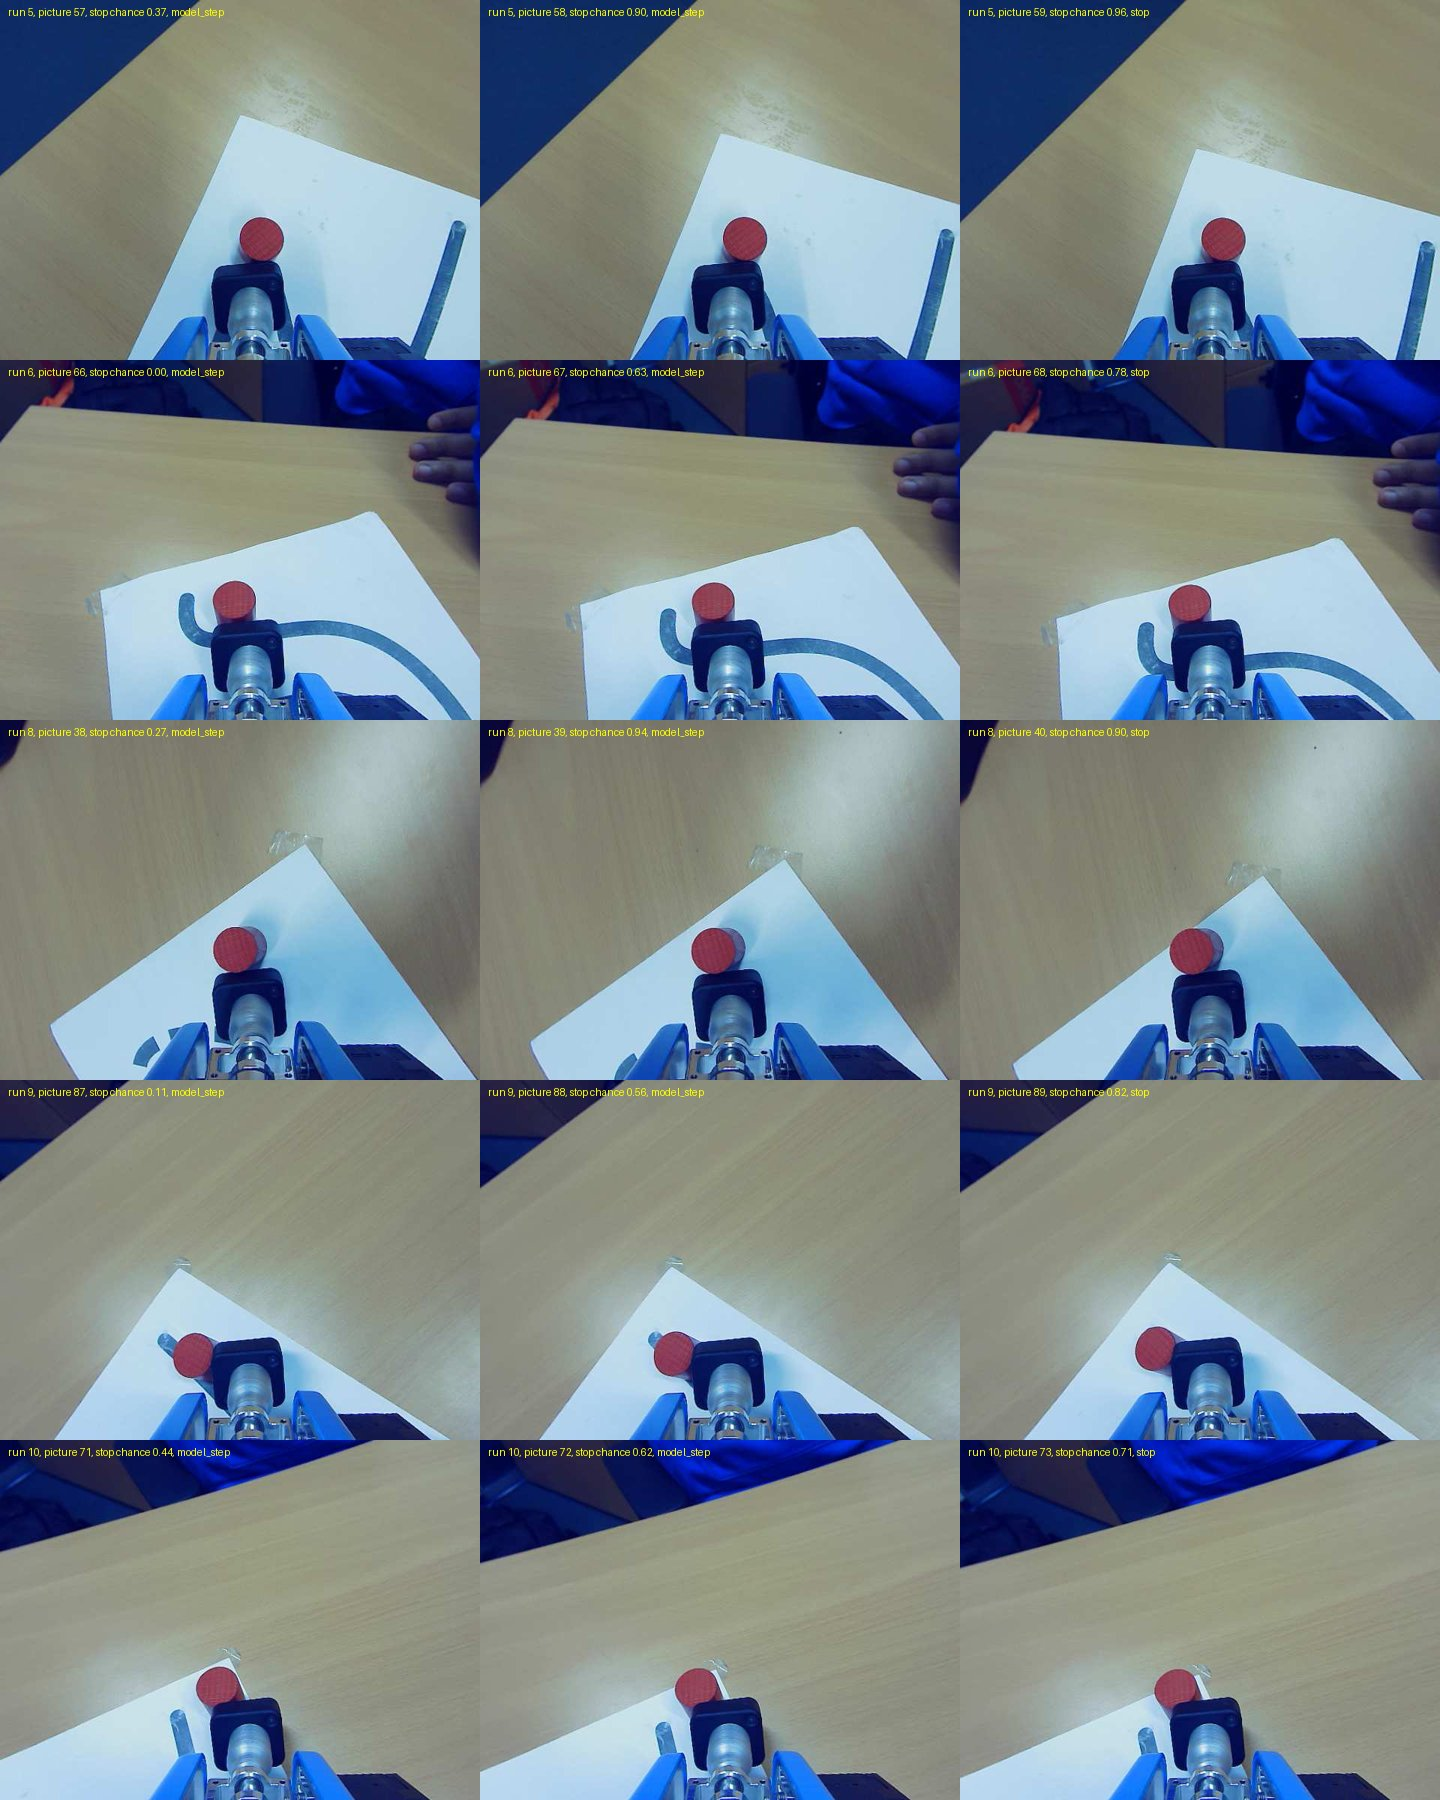

Recreate this plot in Python.
"""
Plan review, key "evidence": the last two pictures (the two stop pictures) of the five failed runs that ended by the
model's own stop rule (runs 5, 6, 8, 9, 10), with the logged stop chance written on each. Reads pictures and logs only.
"""

from pathlib import Path

import pandas
from PIL import Image, ImageDraw

MODEL_RUNS = Path("D:/AI_Project/03_data/model_runs")
RUNS = [(5, "2026-11-11_173549_E_sheet03_run1"), (6, "2026-11-11_174108_E_sheet04_run1"), (8, "2026-11-11_174936_E_sheet06_run1"),
        (9, "2026-11-11_175203_E_sheet03_run2_no_hoodie"), (10, "2026-11-11_175544_B_team5_sheet03")]
sheet = Image.new("RGB", (480 * 3, 360 * len(RUNS)), (255, 255, 255))
for row, (number, name) in enumerate(RUNS):
    steps = pandas.read_csv(MODEL_RUNS / name / "steps.csv")
    for column, index in enumerate((len(steps) - 3, len(steps) - 2, len(steps) - 1)):
        picture = Image.open(MODEL_RUNS / name / steps["frame"].iloc[index]).convert("RGB").resize((480, 360))
        ImageDraw.Draw(picture).text((8, 6), f"run {number}, picture {int(steps['step'].iloc[index])}, stop chance {steps['model_stop_probability'].iloc[index]:.2f}, {steps['action'].iloc[index]}", fill = (255, 255, 0))
        sheet.paste(picture, (480 * column, 360 * row))
sheet.save(Path(__file__).resolve().parent / "e10_false_stop_pictures.jpg", quality = 85)
print("written e10_false_stop_pictures.jpg", sheet.size)
